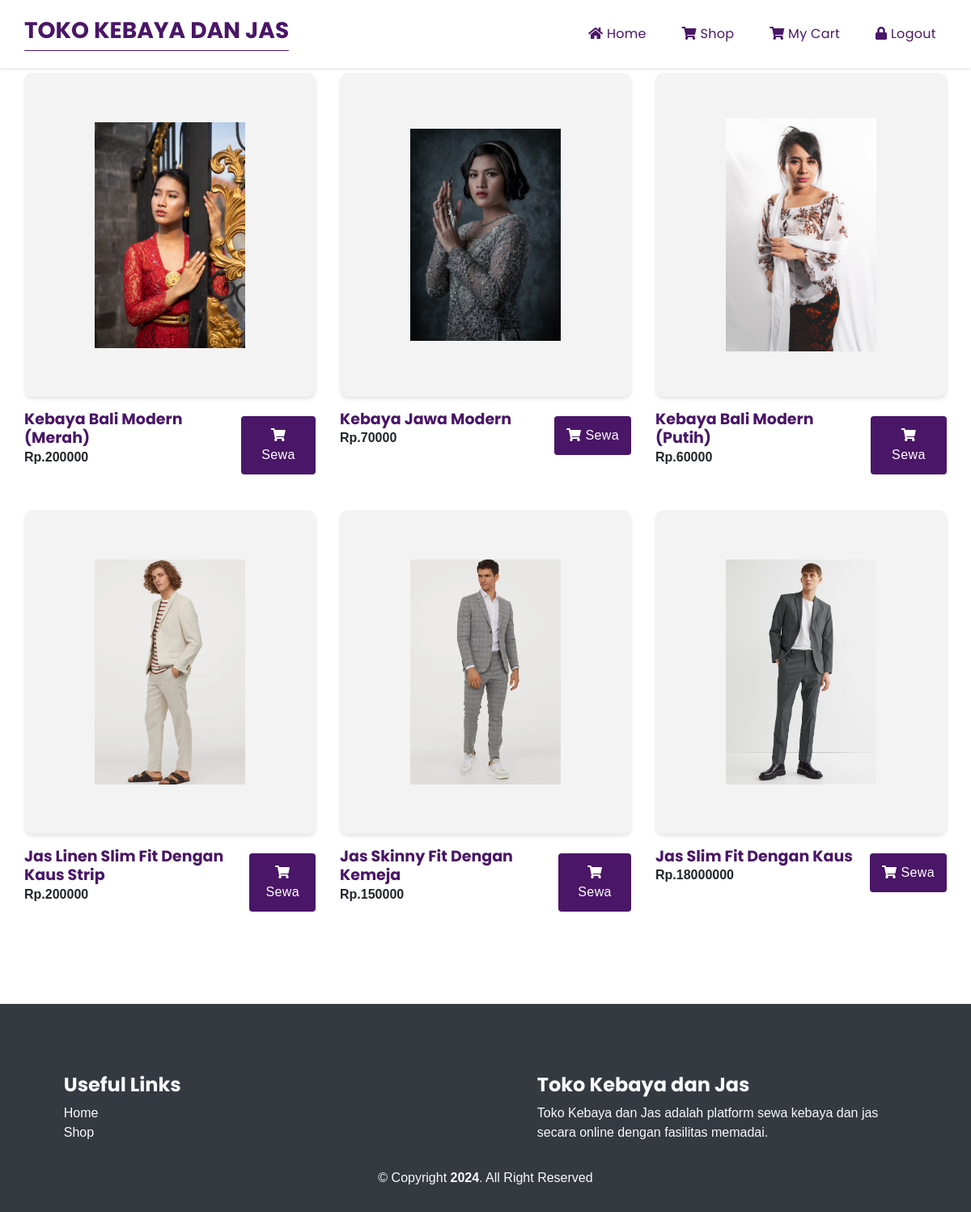
Page /shop.php (signed in) on the committed database.
### tables this page shows
CREATE TABLE `tb_product` (
  `product_id` int(11) NOT NULL,
  `product_name` varchar(255) DEFAULT NULL,
  `product_desc` varchar(255) DEFAULT NULL,
  `product_thumb` varchar(255) DEFAULT NULL,
  `product_stok` int(100) DEFAULT NULL,
  `product_price` int(100) DEFAULT NULL
);

### controller/produkController.php (called while the page is built, shortened)
<?php
require './database/koneksi.php';
function getAllProduk()
{
    global $conn;
    $result = mysqli_query($conn, "SELECT * FROM tb_product ORDER BY product_id DESC");
    $rows = [];
    while ($row = mysqli_fetch_assoc($result)) {
        $rows[] = $row;
    }
    return $rows;
}

### shop.php (the view, shortened to what this page needs)
<?php
require './controller/produkController.php';
$product = getAllProduk();
if (isset($_SESSION['login'])) {
  $user_id = $_SESSION['dataUser']['user_id'];
}
?>
<!DOCTYPE html>
<html lang="en">
<head>
  <link rel="stylesheet" href="assets/css/style.css">
  <link rel="stylesheet" href="https://cdnjs.cloudflare.com/ajax/libs/aos/2.3.4/aos.css">
  <link rel="stylesheet" href="https://stackpath.bootstrapcdn.com/bootstrap/4.1.3/css/bootstrap.min.css">
  <link rel="stylesheet" href="https://cdnjs.cloudflare.com/ajax/libs/font-awesome/5.13.1/css/all.min.css">
  <link rel="stylesheet" href="https://cdnjs.cloudflare.com/ajax/libs/limonte-sweetalert2/8.11.8/sweetalert2.min.css">
</head>
<body id="home">
  <nav class="navbar-container">
    <div class="navbar-logo">
      <h3><a href="./">Toko Kebaya dan Jas</a></h3>
    </div>
    <div class="navbar-box">
      <ul class="navbar-list">
        <li><a href="./"><i class="fas fa-home"></i> Home</a></li>
        <li><a href="./shop"><i class="fas fa-shopping-cart"></i> Shop</a></li>
        <?php if (!isset($_SESSION['login'])) { ?>
          <li><a href="./auth/login"><i class="fas fa-lock"></i> Signin</a></li>
        <?php } else { ?>
          <li><a href="./my-cart"><i class="fas fa-shopping-cart"></i> My Cart</a></li>
          <li><a href="./auth/logout"><i class="fas fa-lock"></i> Logout</a></li>
        <?php } ?>
      </ul>
    </div>
  </nav>
  <section class="product" id="shop">
    <div class="product-content">
      <div class="row">
        <?php foreach ($product as $product) : ?>
          <div class="col-md-4" data-aos="zoom-in">
            <div class="card-custom">
              <div class="card-custom-header">
                <img src="assets/img/<?= $product['product_thumb'] ?>" alt="" class="img-custom">
              </div>
              <div class="card-custom-body d-flex justify-content-between">
                <div class="card-custom-text my-auto">
                  <h4 class="m-0"><?= $product['product_name'] ?></h4>
                  <span class="d-block font-weight-bold mb-3">Rp.<?= $product['product_price'] ?></span>
                </div>
                <?php if (isset($_SESSION['login'])) { ?>
                  <p onclick="addToCart(<?= $product['product_id'] ?>, 1, <?= $user_id ?>)" style="cursor: pointer;" class="button button-purple my-4"><i class="fas fa-shopping-cart"></i> Sewa</p>
                <?php } else { ?>
                  <a href="./auth/login" class="button button-purple my-4"><i class="fas fa-lock"></i> Sewa</a>
                <?php } ?>
              </div>
            </div>
          </div>
        <?php endforeach; ?>
      </div>
    </div>
  </section>
  <section class="footer bg-dark" id="contact">
    <div class="footer-content">
      <div class="row">
        <div class="col-md-5 my-3 mx-auto" data-aos="fade-in">
          <h4 class="text-light text-poppins font-weight-bold">Useful Links</h4>
          <div class="d-flex flex-column">
            <a href="#home" class="text-light font-weight-light">Home</a>
            <a href="#shop" class="text-light font-weight-light">Shop</a>
          </div>
        </div>
        <div class="col-md-5 my-3 mx-auto" data-aos="fade-in">
          <h4 class="text-light text-poppins font-weight-bold">Toko Kebaya dan Jas</h4>
          <p class="d-block font-weight-light text-light">
            Toko Kebaya dan Jas adalah platform sewa kebaya dan jas secara online dengan fasilitas memadai.
          </p>
        </div>
      </div>
      <div class="row">
        <div class="col">
          <div class="d-flex justify-content-center align-items-center text-center flex-column mx-auto">
            <span class="d-block text-light">© Copyright <strong>2024</strong>. All Right Reserved</span>
          </div>
        </div>
      </div>
    </div>
  </section>
</body>
</html>

### assets/css/style.css (style rules this page uses)
* { margin: 0; padding: 0; font-family: sans-serif; box-sizing: border-box; }
html { scroll-behavior: smooth; }
.navbar-container { position: fixed; top: 0; left: 0; width: 100%; padding: 20px 30px; background-color: #fff; box-shadow: 0.3px 2px 3px rgba(0, 0, 0, 0.1); display: flex; justify-content: space-between; align-items: center; overflow: hidden; transition: 0.5s ease; z-index: 999; }
.navbar-container .navbar-logo { position: relative; margin: auto 0; z-index: 999; }
.navbar-container .navbar-logo:before { content: ""; position: absolute; bottom: 0; left: 0; width: 100%; height: 1px; background-color: #4a1667; border-radius: 10px; }
.navbar-container .navbar-logo h3 a { font-family: "Poppins"; font-weight: bold; color: #4a1667; text-decoration-line: none; text-transform: uppercase; }
.navbar-container .navbar-box { position: relative; width: 40%; transition: 0.5s; }
.navbar-container .navbar-box .navbar-list { display: flex; justify-content: space-between; align-items: center; margin: auto 0; list-style: none; }
.navbar-container .navbar-box .navbar-list li { position: relative; text-align: center; padding: 10px 13px; overflow: hidden; transition: 0.5s; cursor: pointer; }
.navbar-container .navbar-box .navbar-list li a { color: #4a1667; text-decoration: none; font-family: "Poppins"; font-weight: 400; letter-spacing: 0.3px; transition: 0.5s; }
.button { position: relative; padding: 12px 15px; font-weight: 400; letter-spacing: 0.4px; border-radius: 4px; outline: none; transition: 0.5s; text-align: center; color: #fff; }
.button-purple { position: relative; background-color: #4a1667; color: #fff; }
.product { position: relative; width: 100%; }
.product-content { position: relative; padding: 80px 30px; }
.text-poppins { font-family: "Poppins"; }
.card-custom { position: relative; width: 100%; transition: 0.5s; margin: 10px 0; }
.card-custom .card-custom-header { position: relative; width: 100%; min-height: 400px; background-color: #f3f3f3; padding: 25px; text-align: center; border-radius: 10px; transition: 0.5s; overflow: hidden; z-index: 1; box-shadow: 0.4px 3px 4px rgba(0, 0, 0, 0.1); display: flex; justify-content: center; align-items: center; }
.card-custom .card-custom-header:before { content: ""; position: absolute; top: 0; left: -100%; width: 100%; height: 100%; background-color: #4a1667; z-index: -1; transition: 0.5s; }
.card-custom .card-custom-header .img-custom { position: relative; width: 60%; }
.card-custom .card-custom-body { position: relative; width: 100%; }
.card-custom .card-custom-body h4 { font-family: "Poppins"; font-size: 19px; font-weight: bold; color: #4a1667; }
.footer { position: relative; transition: 0.5s; overflow-x: hidden; }
.footer .footer-content { position: relative; padding: 70px 30px 30px 30px; }

### rows in the picture
tb_product: product_thumb (picture), product_name "Kebaya Bali Modern (Merah)", product_price "200000"
tb_product: product_thumb (picture), product_name "Kebaya Jawa Modern", product_price "70000"
tb_product: product_thumb (picture), product_name "Kebaya Bali Modern (Putih)", product_price "60000"
tb_product: product_thumb (picture), product_name "Jas Linen Slim Fit Dengan Kaus Strip", product_price "200000"
tb_product: product_thumb (picture), product_name "Jas Skinny Fit Dengan Kemeja", product_price "150000"
tb_product: product_thumb (picture), product_name "Jas Slim Fit Dengan Kaus", product_price "18000000"
